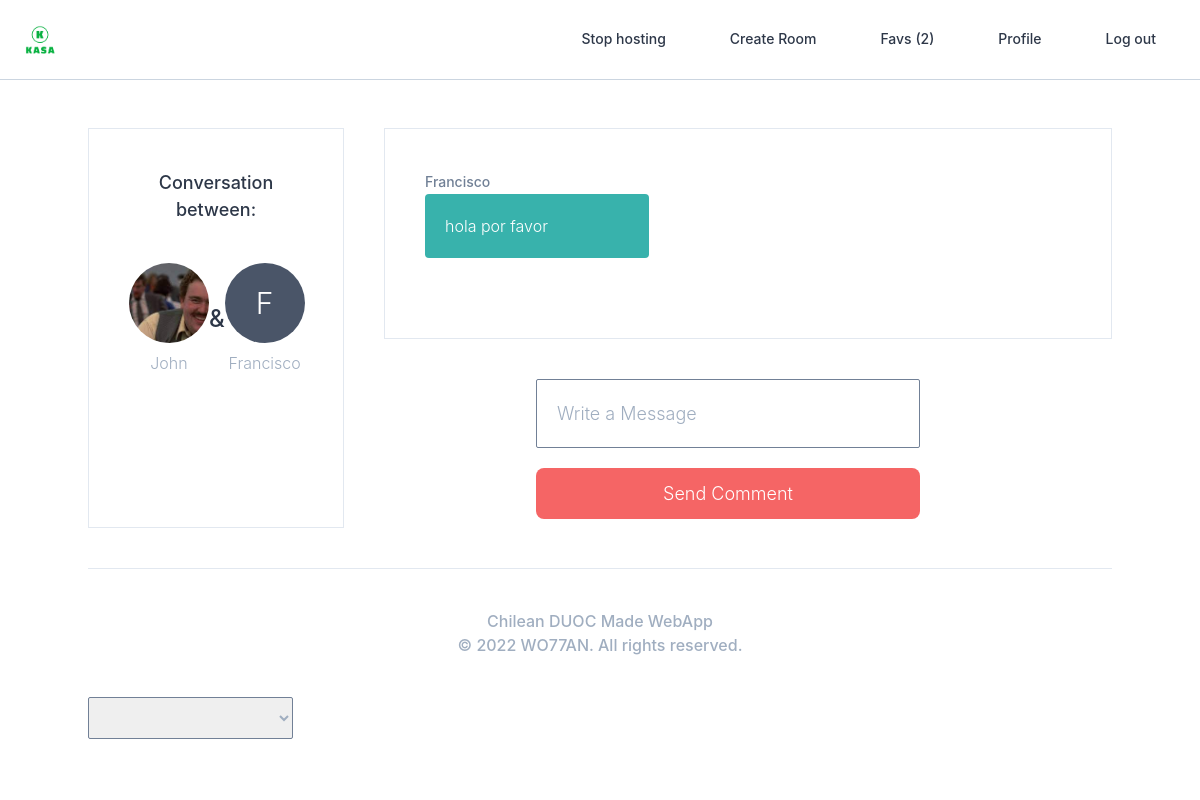
Page /conversations/2/ (signed in) on the committed database.
### users/models.py (models this page shows, shortened)
class User(AbstractUser):
    GENDER_MALE = "male"
    GENDER_FEMALE = "female"
    GENDER_OTHER = "other"
    GENDER_CHOICES = (
        (GENDER_MALE, _("Male")),
        (GENDER_FEMALE, _("Female")),
        (GENDER_OTHER, _("Other")),
    )
    LANGUAGE_ENGLISH = "en"
    LANGUAGE_SPANISH = "es"
    LANGUAGE_CHOICES = (
        (LANGUAGE_ENGLISH, _("English")),
        (LANGUAGE_SPANISH, _("Spanish")),
    )
    CURRENCY_USD = "usd"
    CURRENCY_CLP = "clp"
    CURRENCY_CHOICES = ((CURRENCY_USD, "USD"), (CURRENCY_CLP, "CLP"))
    LOGIN_EMAIL = "email"
    LOGIN_GITHUB = "github"
    LOGIN_CHOICES = (
        (LOGIN_EMAIL, "Email"),
        (LOGIN_GITHUB, "Github"),
    )
    first_name = models.CharField(
        _("first name"), max_length=30, blank=True, default=""
    )
    avatar = models.ImageField(upload_to="avatars", blank=True)
    gender = models.CharField(
        _("gender"), choices=GENDER_CHOICES, max_length=10, blank=True
    )
    bio = models.TextField(_("bio"), blank=True,help_text=_("Tell us about yourself"))
    birthdate = models.DateField(blank=True, null=True, help_text="YYYY-MM-DD")
    language = models.CharField(
        _("language"),
        choices=LANGUAGE_CHOICES,
        max_length=2,
        blank=True,
        default=LANGUAGE_ENGLISH,
    )
    currency = models.CharField(
        choices=CURRENCY_CHOICES, max_length=3, blank=True, default=CURRENCY_CLP
    )
    superhost = models.BooleanField(default=False)
    email_verified = models.BooleanField(default=False)
    email_secret = models.CharField(max_length=20, default="", blank=True)
    login_method = models.CharField(
        max_length=50, choices=LOGIN_CHOICES, default=LOGIN_EMAIL
    )
    objects = core_managers.CustomUserManager()
    def get_absolute_url(self):
        return reverse("users:profile", kwargs={"pk": self.pk})

### lists/models.py (models this page shows, shortened)
class List(core_models.TimeStampedModel):
    name = models.CharField(max_length=80)
    user = models.OneToOneField(
        "users.User", related_name="list", on_delete=models.CASCADE
    )
    rooms = models.ManyToManyField("rooms.Room", related_name="lists", blank=True)
    def count_rooms(self):
        return self.rooms.count()
    count_rooms.short_description = "Number of Rooms"

### conversations/models.py (models this page shows, shortened)
class Message(core_models.TimeStampedModel):
    message = models.TextField()
    user = models.ForeignKey(
        "users.User", related_name="messages", on_delete=models.CASCADE
    )
    conversation = models.ForeignKey(
        "Conversation", related_name="messages", on_delete=models.CASCADE
    )

### conversations/views.py (the view, shortened to what this page needs)
# urls.py: path("<int:pk>/", views.ConversationDetailView.as_view(), name="detail"),
class ConversationDetailView(View):
    def get(self, *args, **kwargs):
        pk = kwargs.get("pk")
        conversation = models.Conversation.objects.get_or_none(pk=pk)
        if not conversation:
            raise Http404()
        return render(
            self.request,
            "conversations/conversation_detail.html",
            {"conversation": conversation},
        )

### core/managers.py (called while the page is built)
    def get_or_none(self, **kwargs):
        try:
            return self.get(**kwargs)
        except self.model.DoesNotExist:
            return None

### templates/conversations/conversation_detail.html (shortened to what this page needs)
{% extends "base.html" %}
{% block content %}
    <div class="container mx-auto my-10 mt-32 flex justify-between min-h-50vh">
        <div class="border w-1/4 p-10">
            <span class="text-center w-full block text-lg font-medium">Conversation between:</span>
            <div class="flex justify-between mt-10 items-center">
                {% for user in conversation.participants.all  %}
                    <div class="flex flex-col items-center">
                        {% include "mixins/user_avatar.html" with user=user %}
                        <span class="mt-2 text-gray-500">{{user.first_name}}</span>
                    </div>
                    {% if forloop.first %}
                      <span class="font-medium text-2xl">&</span>
                    {% endif %}
                {% endfor %}
            </div>
        </div>
        <div class="flex-grow">
        <div class="border  ml-10 p-10 flex flex-col">
                {% if conversation.messages.count == 0 %}
                    no messages
                {% else %}
                    {% for message in conversation.messages.all  %}
                        <div class="mb-10 ">
                            <span class="text-sm font-medium text-gray-600">{{message.user.first_name}}</span>
                            <div class="mt-px p-5 w-56 rounded
                                {% if message.user.pk != user.pk %}
                                    bg-teal-500
                                    text-white
                                {% else %}
                                    bg-gray-300
                                {% endif %}
                            ">
                                {{message.message}}
                            </div>
                        </div>
                    {% endfor %}
                {% endif %}
            </div>
            <form class="mt-10 w-1/2 mx-auto" method="POST">
                <input class="border-box mb-5" name="message" placeholder="Write a Message" required />
                <button class="btn-link">Send Comment</button>
            </form>
        </div>
    </div>
{% endblock content %}

### templates/partials/nav.html
{% load i18n %}
<ul class="flex items-center text-sm font-medium h-full">
    {% if user.is_authenticated %}
        <li class="nav_link">
            <a href="{% url 'users:switch-hosting' %}">
                {% if request.session.is_hosting %}
                    {% trans "Stop hosting" %}
                {% else %}
                    {% trans "Start hosting" %}
                {% endif %}
            </a>
        </li>
        {% if request.session.is_hosting %}
            <li class="nav_link"><a href="{% url 'rooms:create' %}">{% trans "Create Room" %}</a></li>
        {% endif %}
        <li class="nav_link"><a href="{% url 'lists:see-favs' %}">{% trans "Favs" %} ({{user.list.rooms.count}})</a></li>
        <li class="nav_link"><a href="{{user.get_absolute_url}}">{% trans "Profile" %}</a></li>
        <li class="nav_link"><a href="{% url "users:logout" %}">{% trans "Log out" %}</a></li>
    {% else %}
        <li class="nav_link"><a href="{% url "users:login" %}">{% trans "Log in" %}</a></li>
        <li class="nav_link"><a href="{% url "users:signup" %}">{% trans "Sign up" %}</a></li>
    {% endif %}
</ul>

### templates/mixins/user_avatar.html
{% if user.avatar %}
    <div class="{{h_and_w|default:'h-20 w-20'}} rounded-full bg-cover" style="background-image: url({{user.avatar.url}});">
{% else %}
    <div class="{{h_and_w|default:'h-20 w-20'}} bg-gray-700 rounded-full text-white flex justify-center items-center overflow-hidden">
        <span class="{{text|default:'text-3xl'}}">{{user.first_name|first}}</span>
    {% endif %}
</div>

### rows in the picture
User: list.rooms.count "2"
User: avatar (picture), first_name "John"
User: first_name|first "F", first_name "Francisco"
Message: user.first_name "Francisco", message "hola por favor"
